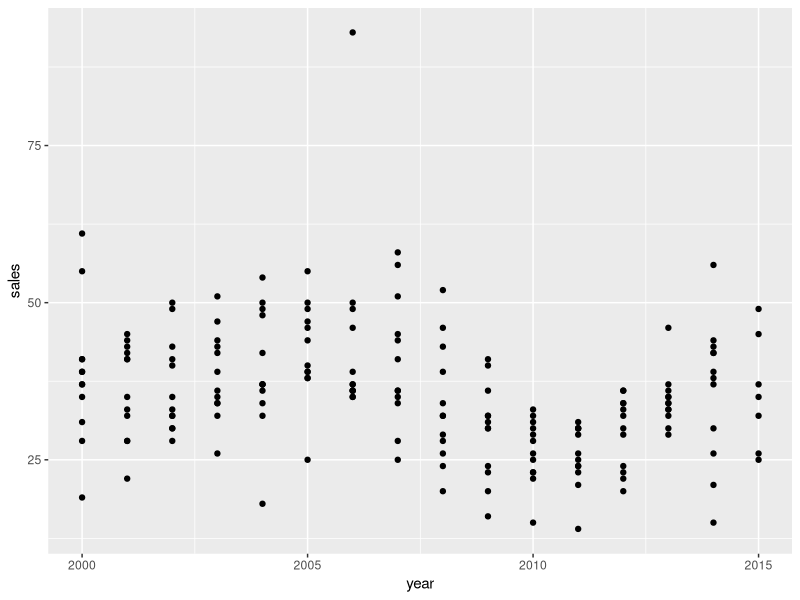
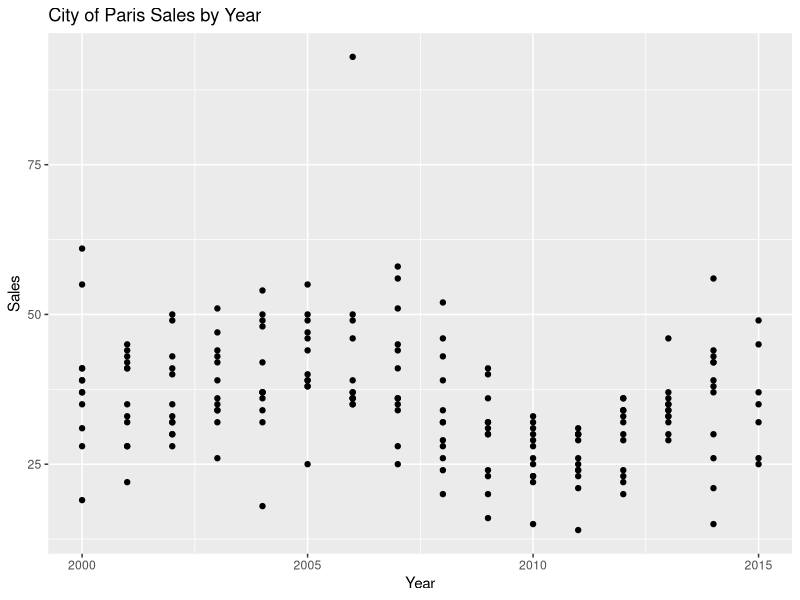
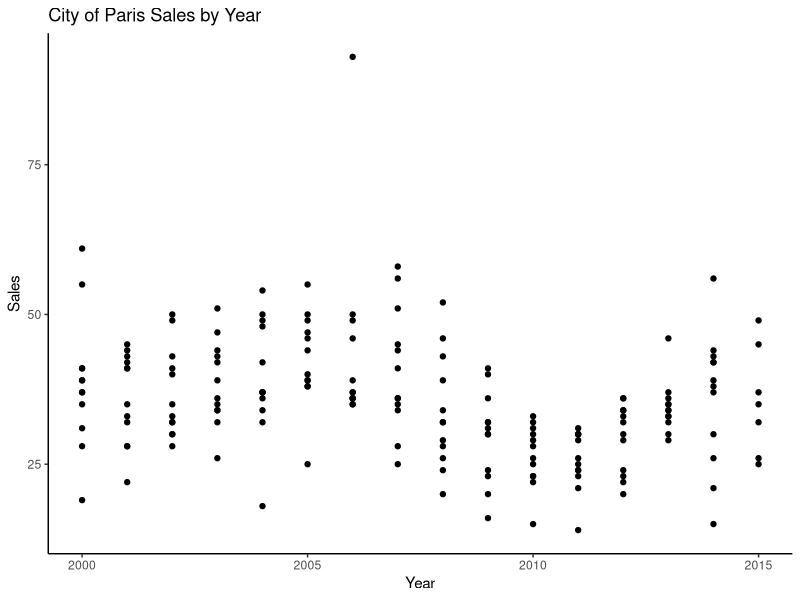
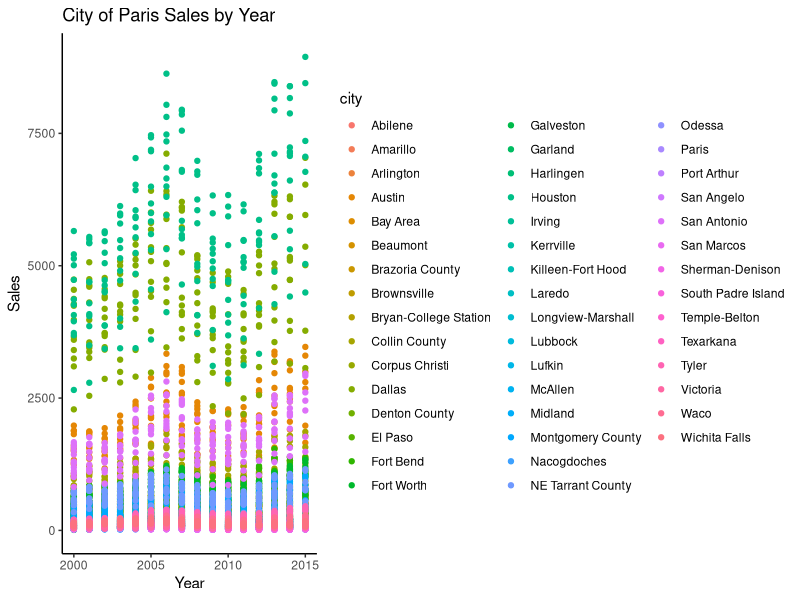
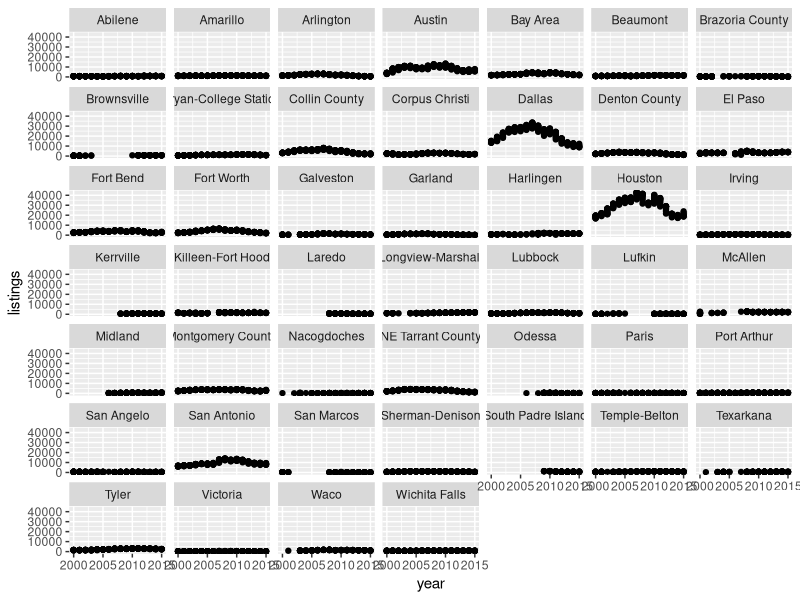
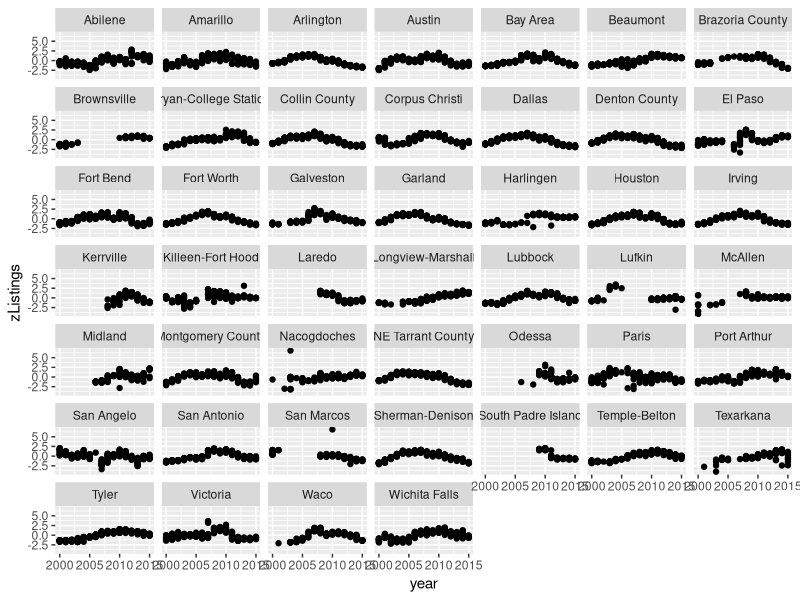

Generate these figures, in order, with R: (Note: this script raises an error after producing the figures.)
## ---- chunk 1
library(tidyverse)

txhousing %>%
  filter(city == "Paris")

txhousing %>%
  filter(city == "Paris") %>%
  ggplot(aes(x = year , y = sales)) + geom_point()

txhousing %>%
  filter(city == "Paris") %>%
  ggplot(aes(x = year , y = sales)) + geom_point() + 
  labs(title = "City of Paris Sales by Year", x = "Year", y = "Sales")


txhousing %>%
  filter(city == "Paris") %>%
  ggplot(aes(x = year , y = sales)) + geom_point() + 
  labs(title = "City of Paris Sales by Year", x = "Year", y = "Sales") +
  theme_classic()

txhousing %>%
#  filter(city == "Paris") %>%
  ggplot(aes(x = year , y = sales, color = city)) + geom_point() + 
  labs(title = "City of Paris Sales by Year", x = "Year", y = "Sales") +
  theme_classic()

txhousing %>%
  ggplot(aes(x = year, y = listings)) + geom_point() +
  facet_wrap(~city)

txhousing %>%
  group_by(city) %>%
  mutate(zListings = scale(listings)) %>%
  ungroup(city) %>%
  ggplot(aes(x = year, y = zListings)) + geom_point() +
  facet_wrap(~city)

elpasoVaustin <- txhousing %>%
  select(city, sales) %>%
  filter(city == "El Paso" | city == "Austin")

# Welch's T test
t.test(elpasoVaustin$sales ~ elpasoVaustin$city )

# Student's T Test
t.test(elpasoVaustin$sales ~ elpasoVaustin$city, var.equal = TRUE )

# Paired T-test 
# ( Bad use here! )
t.test(elpasoVaustin$sales ~ elpasoVaustin$city, paired = TRUE )


## ---- chunk 2
options(scipen = 999) # Remove Scientfic notation from R 
model1 <- lm(sales ~ listings, data = txhousing)
summary(model1)
## ---- chunk 3
model2 <- lm(sales ~ listings + year, data = txhousing)
summary(model2)
## ---- chunk 4
anova(model1, model2)
